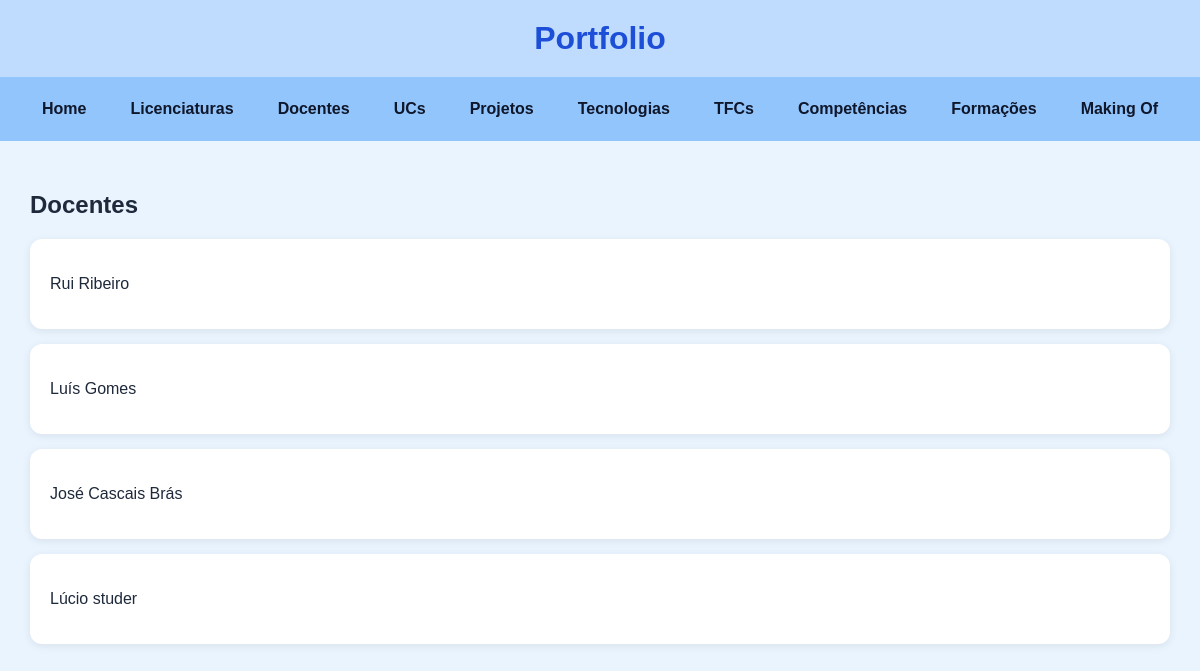
Screenshot of /portfolio/docentes/ with the database file from the repository.
### portfolio/models.py (models this page shows, shortened)
class Docente(models.Model):
    nome = models.CharField(max_length=120)
    email = models.EmailField(blank=True)
    pagina_pessoal = models.URLField(blank=True)
    foto = models.ImageField(upload_to='docentes/', blank=True, null=True)

### portfolio/views.py (the view)
# urls.py: path("docentes/", views.docentes_view, name="docentes"),
def docentes_view(request):
    docentes = Docente.objects.all()
    return render(request, "portfolio/docentes.html", {"docentes": docentes})

### portfolio/templates/portfolio/docentes.html (shortened to what this page needs)
{% extends "portfolio/base.html" %}
{% block content %}
    <h2>Docentes</h2>
    {% for docente in docentes %}
        <div class="card">
            <p>{{ docente.nome }}</p>
        </div>
    {% empty %}
        <div class="card">
            <p>Sem docentes.</p>
        </div>
    {% endfor %}
{% endblock %}

### portfolio/templates/portfolio/base.html (style rules this page uses)
body { background-color: #eaf4ff; font-family: Arial, sans-serif; margin: 0; padding: 0; color: #1e293b; }
.card { background-color: white; padding: 20px; margin-bottom: 15px; border-radius: 12px; box-shadow: 0 2px 8px rgba(0, 0, 0, 0.08); }

### rows the page displays
Docente: nome "Rui Ribeiro"
Docente: nome "Luís Gomes"
Docente: nome "José Cascais Brás"
Docente: nome "Lúcio studer"
